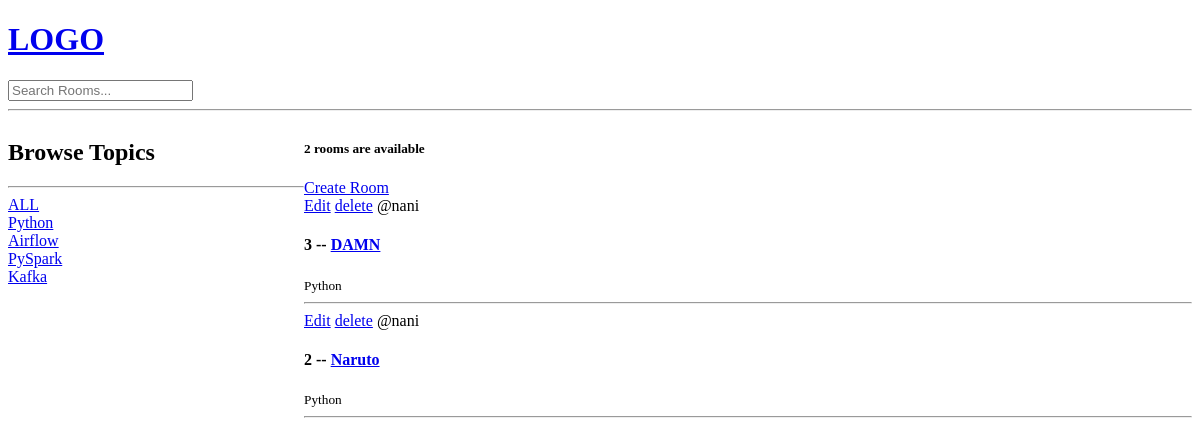
/?q=Python, run on an earlier commit of the app's database.
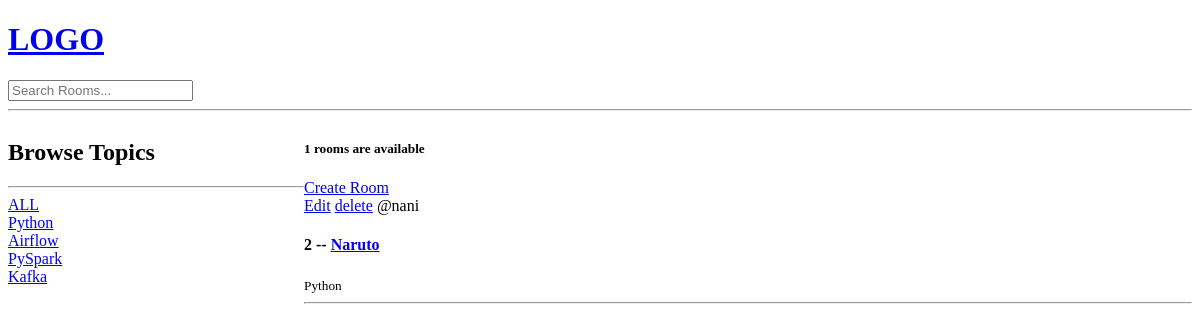
And on a later commit of the database.
### base/models.py (models this page shows, shortened)
class Topic(models.Model):
    name = models.CharField(max_length=200)

class Room(models.Model):
    host = models.ForeignKey(User, on_delete=models.SET_NULL, null=True)  # If user is deleted, set host to null
    topic = models.ForeignKey(Topic, on_delete=models.SET_NULL, null=True)  # If topic is deleted, set topic to null
    name = models.CharField(max_length=200)
    description = models.TextField(null=True, blank=True)
    updated = models.DateTimeField(auto_now=True)
    created = models.DateTimeField(auto_now_add=True)
    class Meta:
        ordering = ['-updated', '-created']    # Order by updated and created fields in descending order

### base/views.py (the view)
# urls.py: 2. Add a URL to urlpatterns:  path('', views.home, name='home')
def home(request):
    q = request.GET.get('q') if request.GET.get('q') != None else ''    # Get query from url if it exists, else set q to empty string
    rooms = Room.objects.filter(
        Q(topic__name__icontains = q) |
        Q(name__icontains = q) |
        Q(description__icontains = q)
        )  # Get all rooms from database
    topics = Topic.objects.all() # Get all topics from database
    context = {
        'rooms': rooms,
        'topics': topics,
        'room_count': rooms.count(),
    }
    return render(request, 'base/home.html', context)

### base/templates/base/home.html (shortened to what this page needs)
{% extends "main.html" %}
{% block content %}
<div class="home-container">
    <div>
        <h2>Browse Topics</h2>
        <hr>
        <div>
            <a href="{% url 'home' %}">ALL</a>
        </div>
        {% for topic in topics %}
            <div>
                <a href="{% url 'home' %}?q={{topic.name}}"> {{ topic.name }} </a>
            </div>
        {% endfor %}
    </div>
    <div>
        <h5>{{room_count}} rooms are available</h5>
        <a href="{% url 'create-room' %}">Create Room</a>
        <div>
            {% for room in rooms %}
                <div>
                    <a href="{% url 'update-room' room.id %}">Edit</a>
                    <a href="{% url 'delete-room' room.id %}">delete</a>
                    <span>@{{room.host.username}}</span>
                    <h4>
                        {{ room.id}} -- <a href={% url 'room' room.id %}>{{ room.name }}</a>
                    </h4>
                    <small>{{room.topic.name}}</small>
                    <hr>
                </div>
            {% endfor %}
        </div>
    </div>
</div>
{% endblock %}

What changed in the data, as far as the page shows it:
removed Room: host.username "nani", id "3", name "DAMN", topic.name "Python"
Also different on the page:
{{ room_count }}: "2" → "1"
